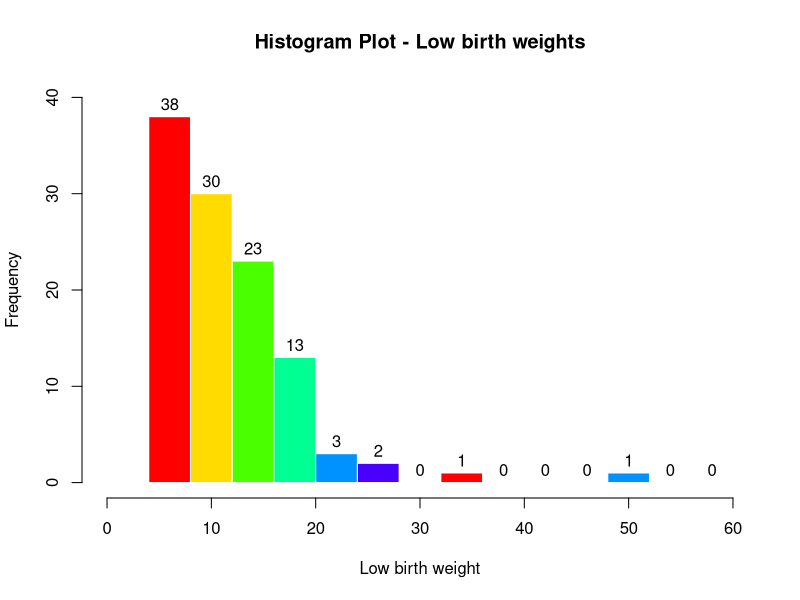
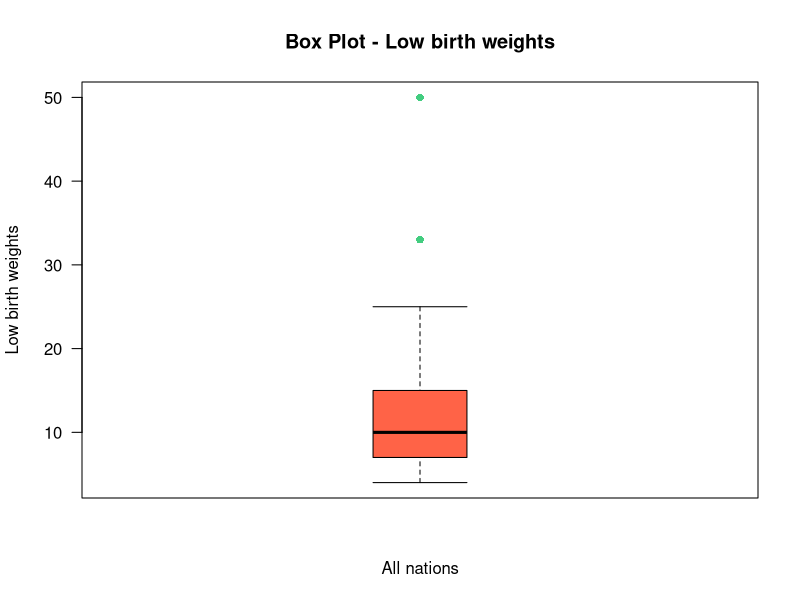

Here is the R script that generated these plots, in order:
unicef.data <- read.table(file="unicef.txt", na.strings = ".", header=TRUE)
unicef.data

# (a) Histogram and boxplot of low birth weight
hist(unicef.data$lowbwt,
     breaks=4+(0:14)*4,
     main = "Histogram Plot - Low birth weights",
     xlab = "Low birth weight",
     ylab = "Frequency",
     border = FALSE,
     labels = TRUE,
     xlim = c(0, 60),
     ylim = c(0, 40),
     col = rainbow(7))

boxplot(unicef.data$lowbwt,
        main = "Box Plot - Low birth weights",
        xlab = "All nations",
        ylab = "Low birth weights",
        labels = TRUE,
        boxwex = 0.3,
        outline = TRUE,
        outpch = 16,
        outcol = "seagreen3",
        las = 1,
        notch = FALSE,
        staplewex = 1,
        col = "tomato")

